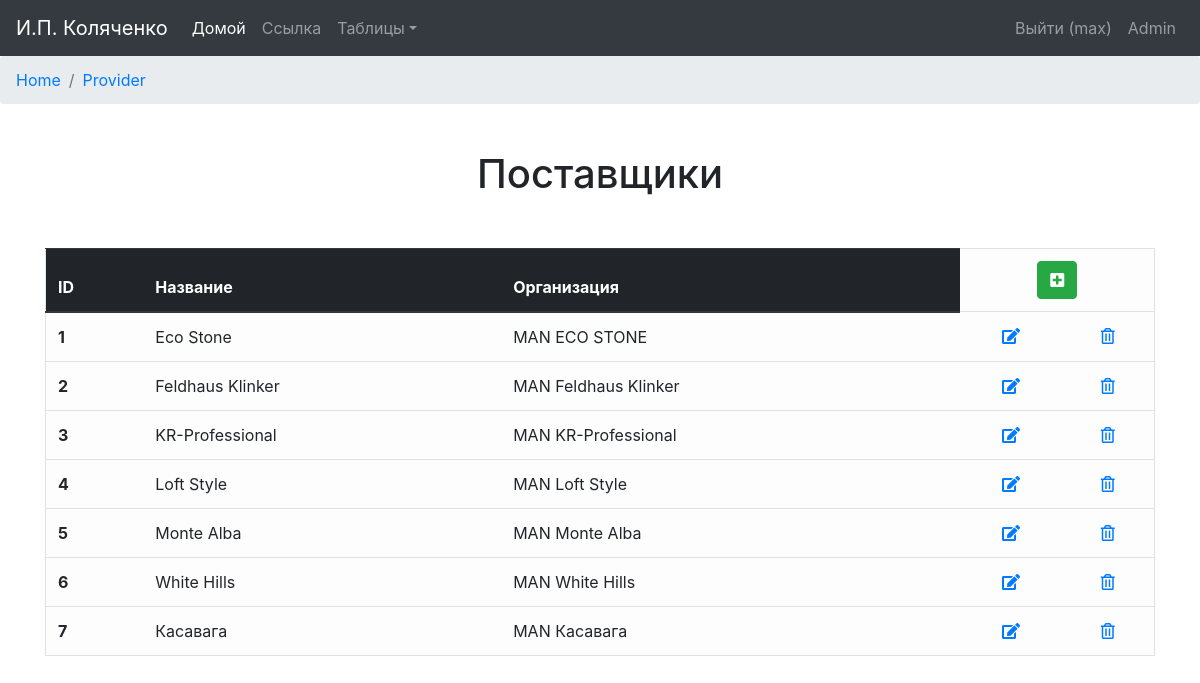
The page /provider (signed in) on the database as committed earlier.
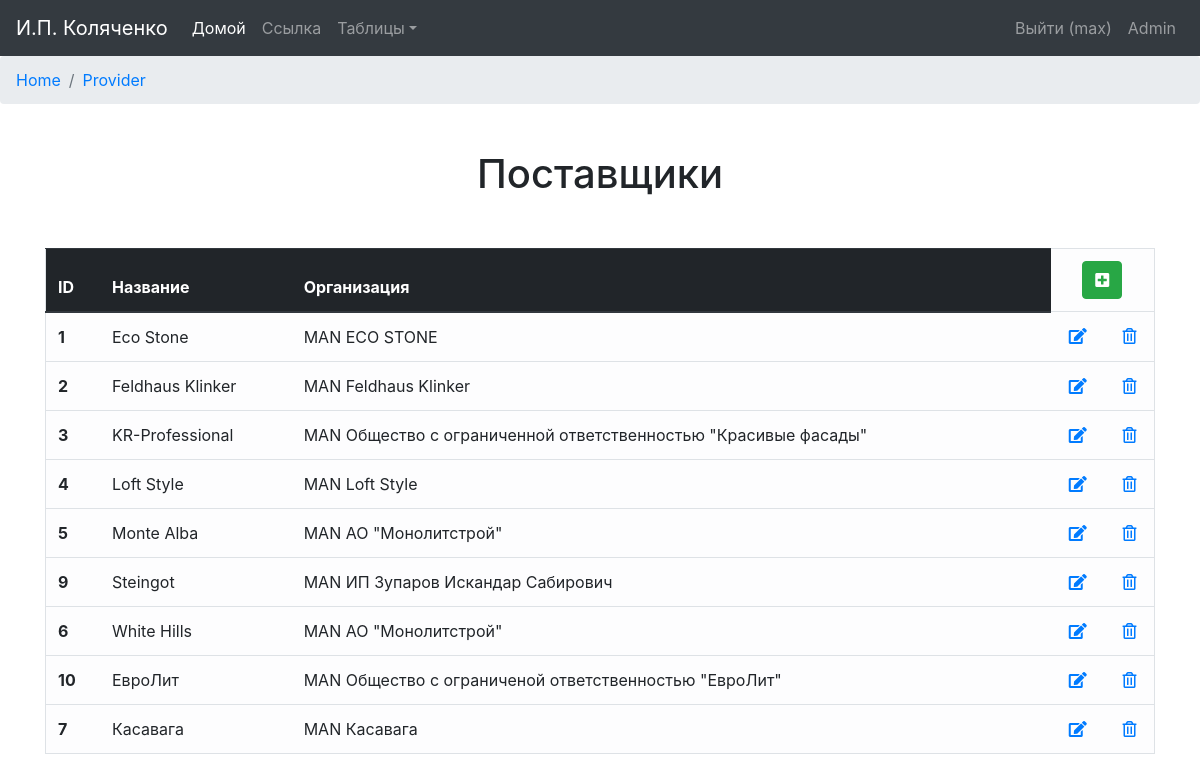
The same page on the database as committed later.
### orders/models.py (models this page shows, shortened)
class Provider(models.Model):
    provider_name = models.CharField('Название', max_length=64)
    provider_org = models.ForeignKey(Organization)
    is_active = models.BooleanField(IS_ACTIVE, default=True)
    created = models.DateTimeField(CREATED, auto_now_add=True, auto_now=False)
    updated = models.DateTimeField(UPDATED, auto_now_add=False, auto_now=True)
    class Meta:
        verbose_name = 'Поставщик'
        verbose_name_plural = 'Поставщики'
        ordering = ["provider_name"]

class Organization(models.Model):
    NONE = 'NON'
    OWN = 'OWN'
    MANUFACTURER = 'MAN'
    PROVIDER = 'PRO'
    PARTNER = 'PRT'
    CLIENT = 'CLI'
    ORG_TYPES = (
        (NONE, 'Не указано'),
        (OWN, 'Компания-аватар'),
        (MANUFACTURER, 'Производитель'),
        (PROVIDER, 'Поставщик'),
        (PARTNER, 'Компания-партнёр'),
        (CLIENT, 'Компания-клиент'),
    )
    org_type = models.CharField('Тип организации', max_length=4, choices=ORG_TYPES, default=NONE)
    org_name = models.CharField('Название', max_length=64)
    org_phone = models.CharField('Телефон', max_length=48)
    org_email = models.CharField('E-mail', max_length=48, blank=True, null=True, default=None)
    org_website = models.CharField('Сайт', max_length=48, blank=True, null=True, default=None)
    org_contact_person = models.CharField('Контактное лицо', max_length=64, blank=True, null=True, default=None)
    org_INN = models.CharField('ИНН', max_length=12, blank=True, null=True, default=None)
    org_KPP = models.CharField('КПП', max_length=9, blank=True, null=True, default=None)
    org_OGRN = models.CharField('ОРГН', max_length=13, blank=True, null=True, default=None)
    org_OKPO = models.CharField('ОКПО', max_length=10, blank=True, null=True, default=None)
    org_checking_account = models.CharField('Расчётный счёт', max_length=20, blank=True, null=True, default=None)
    org_bank = models.ForeignKey(Bank, blank=True, null=True, default=None)
    is_active = models.BooleanField(IS_ACTIVE, default=True)
    created = models.DateTimeField(CREATED, auto_now_add=True, auto_now=False)
    updated = models.DateTimeField(UPDATED, auto_now_add=False, auto_now=True)
    def __str__(self):
        return "%s %s" % (self.org_type, self.org_name)
    class Meta:
        verbose_name = 'Организация'
        verbose_name_plural = 'Организации'

### orders/views.py (the view)
# urls.py: url(r'^provider$', views.provider_out, name='provider_out'),
@login_required
def provider_out(request):
    provider_list = Provider.objects.filter(is_active=True)
    provider_verbose = Provider._meta.verbose_name_plural
    return render(request, "Provider/provider_out.html", locals())

### orders/context_processors.py (called while the page is built)
def getting_username(request):
    username = auth.get_user(request).username
    return locals()

### templates/Provider/provider_out.html (shortened to what this page needs)
{% extends 'base.html' %}
{% block content %}
    <nav aria-label="breadcrumb">
        <ol class="breadcrumb">
            <li class="breadcrumb-item"><a href="{% url "home_page" %}">Home</a></li>
            <li class="breadcrumb-item active" aria-current="page"><a href="{% url "provider_out" %}">Provider</a></li>
        </ol>
    </nav>
    <div class="container">
        <h1 align="center" class="h1-out">{{ provider_verbose }}</h1>
    </div>
    <div class="container out-container">
        <table class="table table-light border table-hover" align="center">
            <thead class="thead-dark">
            <tr>
                <th>ID</th>
                <th>Название</th>
                <th>Организация</th>
                <td colspan="2" align="center">
                    <form action="{% url "provider_add" %}">
                        <button type="submit" class="btn btn-success" title="Добавить"><i
                                class="fas fa-plus-square"></i></button>
                    </form>
                </td>
            </tr>
            </thead>
            {% for provider in provider_list %}
                <tr>
                    <th>{{ provider.id }}</th>
                    <td>{{ provider.provider_name }}</td>
                    <td>{{ provider.provider_org }}</td>
                    <td align="center"><a href="{% url "provider_edit" provider.id %}"><i class="fas fa-edit"
                                                                                          title="Изменить"></i></a>
                    </td>
                    <td align="center"><a href="{% url "provider_delete" provider.id %}"><i class="far fa-trash-alt"
                                                                                            title="Удалить"></i></a>
                    </td>
                </tr>
            {% endfor %}
        </table>
    </div>
{% endblock %}

Rows that differ between the two databases and show on the page:
changed through a linked row, Provider "KR-Professional": provider_org "MAN KR-Professional" → "MAN Общество с ограниченной ответственностью \"Красивые фасады\""
changed Provider "Monte Alba": provider_org "MAN Monte Alba" → "MAN АО \"Монолитстрой\""
added Provider: id "9", provider_name "Steingot", provider_org "MAN ИП Зупаров Искандар Сабирович"
changed through a linked row, Provider "White Hills": provider_org "MAN White Hills" → "MAN АО \"Монолитстрой\""
added Provider: id "10", provider_name "ЕвроЛит", provider_org "MAN Общество с ограниченой ответственностью \"ЕвроЛит\""
